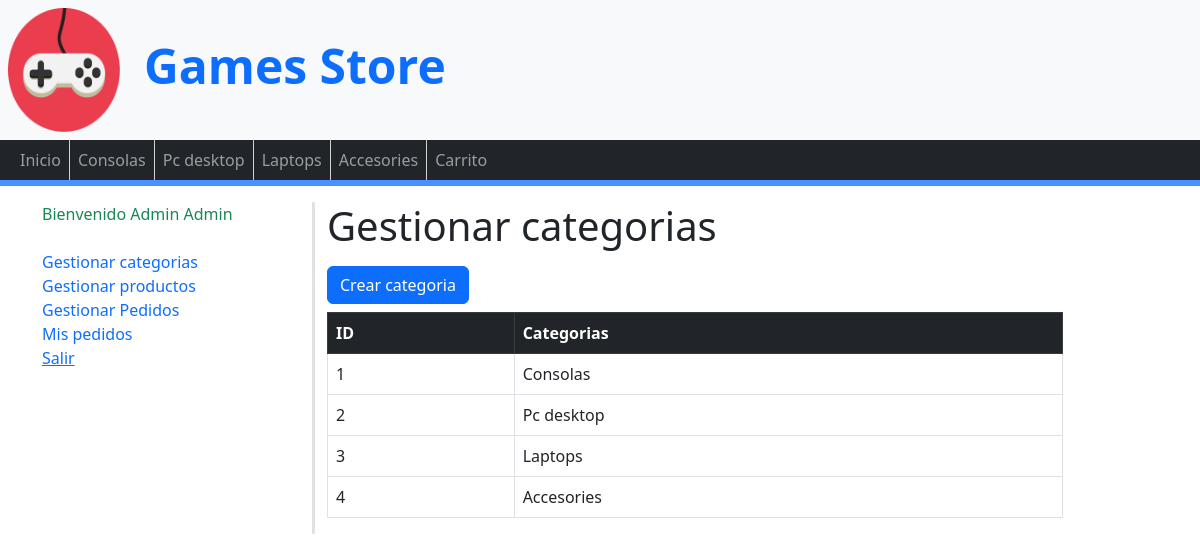
/category/index (signed in), run on the app's committed database.
### tables this page shows
CREATE TABLE `categories` (
  `id` int(255) NOT NULL,
  `name` varchar(100) NOT NULL
);

### config/db.php (called while the page is built)
<?php
class Database{
    public static function connect(){
        $db= new mysqli('localhost','root','','store');
        $db->query("SET NAMES 'utf8'");
        return $db;
    }
}

### controllers/CategoryController.php (called while the page is built, shortened)
<?php
require_once 'models/Category.php';
class CategoryController{
    public function categoryInstance(){
        $categories = new Category;
        return $allCategories = $categories->getAll()->fetch_all();
    }
    public function index(){
        $allCategories= CategoryController::categoryInstance();
        require_once 'views/category/index.php';
    }
    public function header(){
        $allCategories= CategoryController::categoryInstance();
        require_once 'views/category/list.php';
    }
}

### models/Category.php (called while the page is built, shortened)
<?php
class Category{
    private $db;
    public function __construct()
    {
        $this->db = Database::connect();
    }
    public function getAll(){
        $sql="SELECT *FROM categories;";
        $result = $this->db->query($sql);
        return $result;
    }
}

### views/category/index.php (the view)
<h1>Gestionar categorias</h1>
<a class="btn btn-primary my-2" href="<?=base_url?>category/create">Crear categoria</a>
<table class="table table-hover table-bordered">
    <thead class="table-dark">
        <th>ID</th>
        <th>Categorias</th>
    </thead>
    <tbody>
        <?php foreach($allCategories as $value): ?>
        <tr>
           <td>
             <?=$value[0];?>
           </td>
           <td>
             <?=$value[1];?>
           </td>
        </tr>
         <?php endforeach ;?>
   </tbody>
</table>

### views/category/list.php
<?php  foreach($allCategories as $element):?>
    <li class="nav-item">
        <a class="nav-link" href="#"><?=$element[1]?></a>
    </li>
<?php endforeach; ?>

### assets/css/custom.css (style rules this page uses)
@media only screen and (min-width: 992px) { .navbar .navbar-nav .nav-item .nav-link { padding: 0 0.5em; line-height: 40px; } }
@media only screen and (min-width: 992px) { .navbar .navbar-nav .nav-item:not(:last-child) .nav-link { border-right: 1px solid #D3D3D3; line-height: 40px; } }

### data on the page
categories: name "Consolas", id "1"
categories: name "Pc desktop", id "2"
categories: name "Laptops", id "3"
categories: name "Accesories", id "4"

### other printed values
$_SESSION['login']->name "Admin"
$_SESSION['login']->lastname "Admin"
